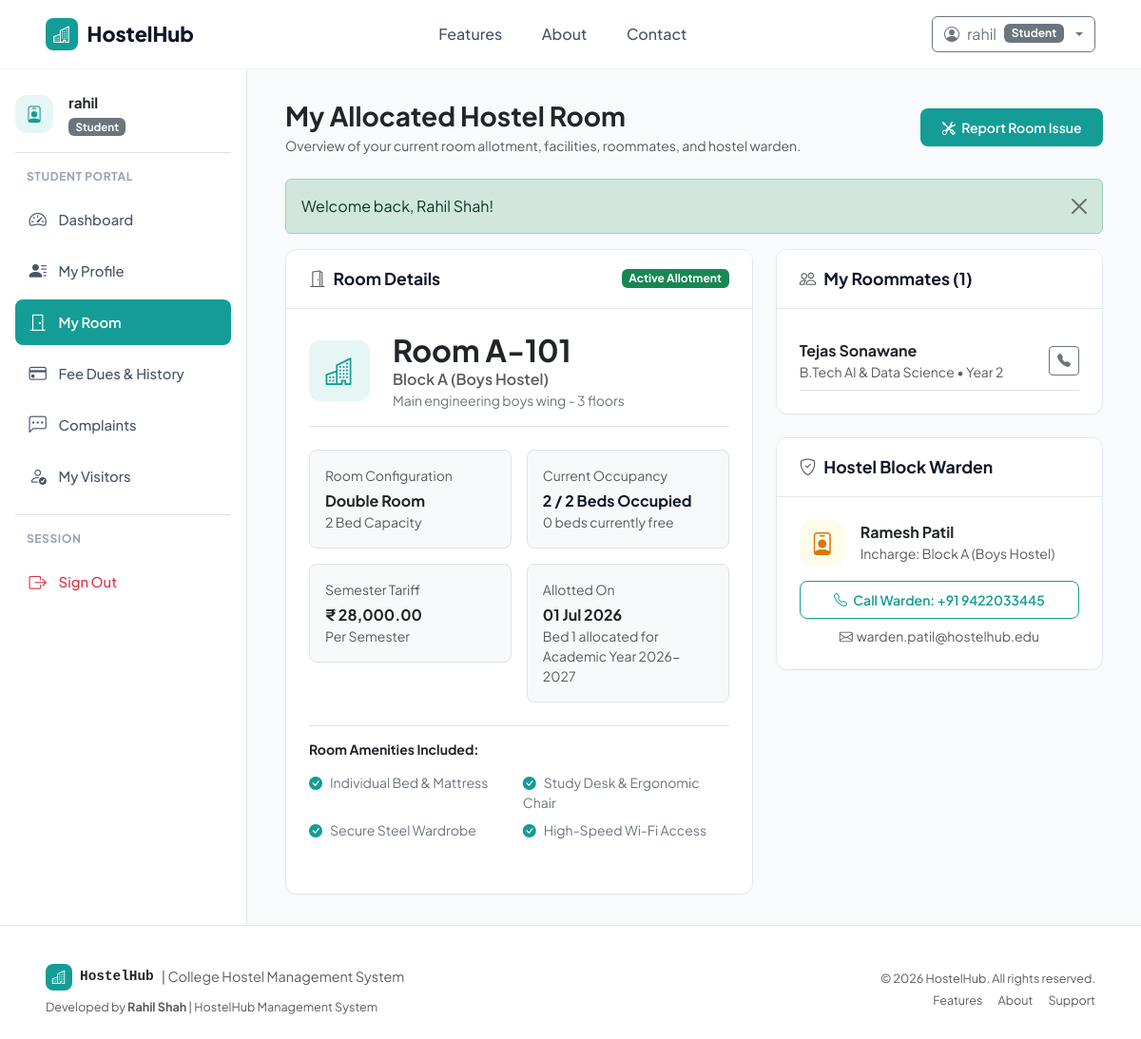
Page /student/my_room.php (signed in) on the earlier database version.
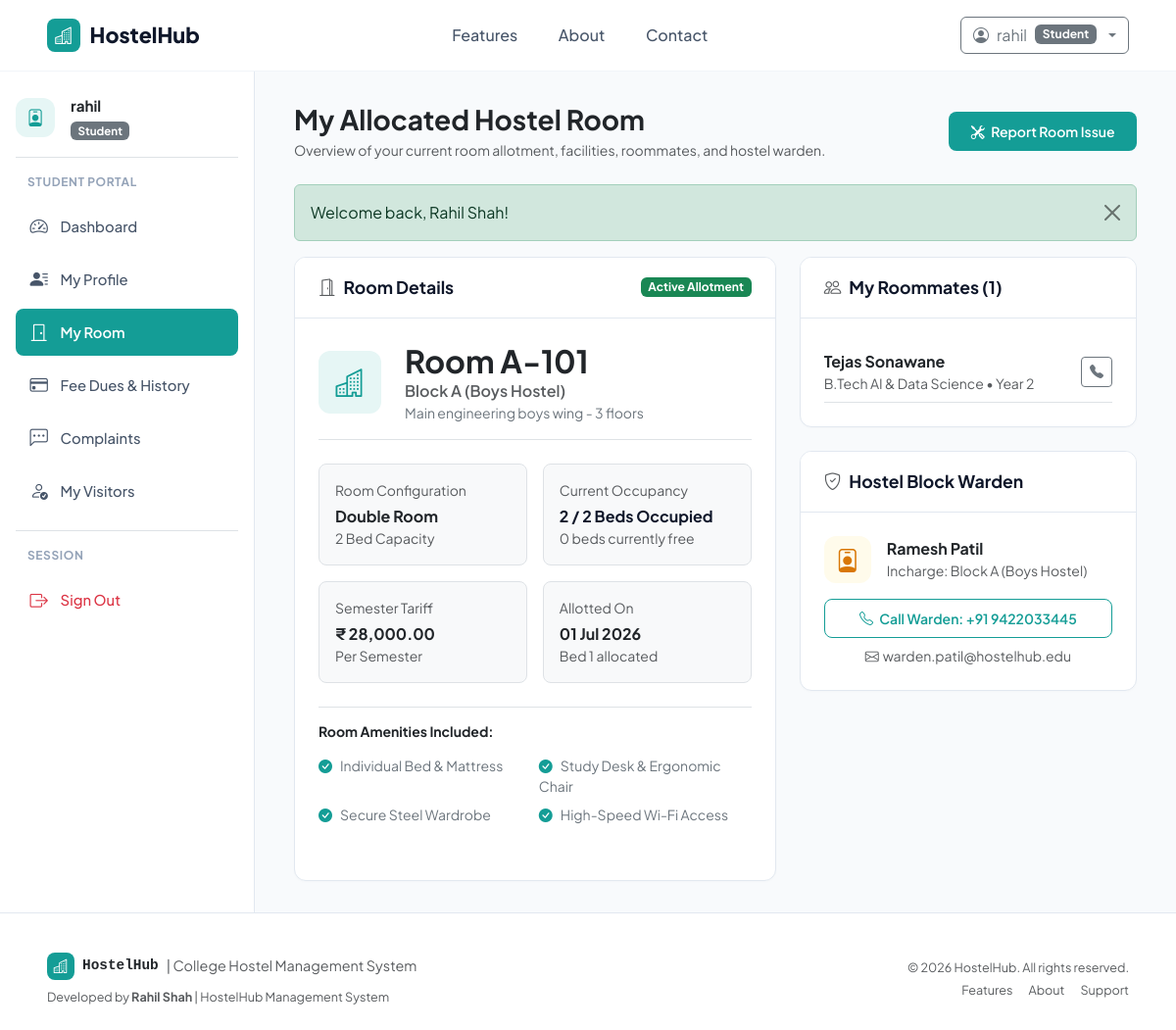
Same page on the later database version.
### tables this page shows
CREATE TABLE `students` (
    `StudentID` INT AUTO_INCREMENT PRIMARY KEY,
    `Name` VARCHAR(100) NOT NULL,
    `Email` VARCHAR(100) NOT NULL UNIQUE,
    `Phone` VARCHAR(20) NOT NULL,
    `Gender` ENUM('Male', 'Female', 'Other') NOT NULL,
    `Course` VARCHAR(100) NOT NULL,
    `Year` INT NOT NULL DEFAULT 1,
    `EmergencyContact` VARCHAR(100) NOT NULL,
    `EmergencyPhone` VARCHAR(20) NOT NULL,
    `Address` TEXT NULL,
    `RoomID` INT NULL,
    `CreatedAt` TIMESTAMP DEFAULT CURRENT_TIMESTAMP,
    FOREIGN KEY (`RoomID`) REFERENCES `rooms`(`RoomID`) ON DELETE SET NULL
);

CREATE TABLE `rooms` (
    `RoomID` INT AUTO_INCREMENT PRIMARY KEY,
    `RoomNumber` VARCHAR(20) NOT NULL,
    `Type` VARCHAR(50) NOT NULL DEFAULT 'Double',
    `Capacity` INT NOT NULL DEFAULT 2,
    `Occupied` INT NOT NULL DEFAULT 0,
    `FeePerSemester` DECIMAL(10,2) NOT NULL DEFAULT 25000.00,
    `Status` ENUM('Available', 'Full', 'Maintenance') NOT NULL DEFAULT 'Available',
    `BlockID` INT NOT NULL,
    `CreatedAt` TIMESTAMP DEFAULT CURRENT_TIMESTAMP,
    FOREIGN KEY (`BlockID`) REFERENCES `blocks`(`BlockID`) ON DELETE CASCADE,
    UNIQUE KEY `unique_block_room` (`BlockID`, `RoomNumber`)
);

CREATE TABLE `blocks` (
    `BlockID` INT AUTO_INCREMENT PRIMARY KEY,
    `BlockName` VARCHAR(50) NOT NULL UNIQUE,
    `Gender` ENUM('Boys', 'Girls', 'Coed') NOT NULL,
    `Description` VARCHAR(255) NULL,
    `CreatedAt` TIMESTAMP DEFAULT CURRENT_TIMESTAMP
);

CREATE TABLE `room_allocations` (
    `AllocationID` INT AUTO_INCREMENT PRIMARY KEY,
    `StudentID` INT NOT NULL,
    `RoomID` INT NOT NULL,
    `AllocationDate` DATE NOT NULL,
    `VacatedDate` DATE NULL,
    `Status` ENUM('Active', 'Transferred', 'Vacated') NOT NULL DEFAULT 'Active',
    `Notes` VARCHAR(255) NULL,
    `CreatedAt` TIMESTAMP DEFAULT CURRENT_TIMESTAMP,
    FOREIGN KEY (`StudentID`) REFERENCES `students`(`StudentID`) ON DELETE CASCADE,
    FOREIGN KEY (`RoomID`) REFERENCES `rooms`(`RoomID`) ON DELETE CASCADE
);

CREATE TABLE `wardens` (
    `WardenID` INT AUTO_INCREMENT PRIMARY KEY,
    `Name` VARCHAR(100) NOT NULL,
    `Email` VARCHAR(100) NOT NULL UNIQUE,
    `Phone` VARCHAR(20) NOT NULL,
    `BlockID` INT NULL,
    `CreatedAt` TIMESTAMP DEFAULT CURRENT_TIMESTAMP,
    FOREIGN KEY (`BlockID`) REFERENCES `blocks`(`BlockID`) ON DELETE SET NULL
);

### includes/helpers.php (called while the page is built, shortened)
<?php
function format_currency(float|int|string $amount): string {
    return '₹ ' . number_format((float)$amount, 2);
}
function format_date(?string $datetime, bool $includeTime = false): string {
    $ts = strtotime($datetime);
    return date($includeTime ? 'd M Y, h:i A' : 'd M Y', $ts);
}

### student/my_room.php (the view, shortened to what the rows shown need)
<?php
require_once __DIR__ . '/../config/database.php';
require_once __DIR__ . '/../includes/helpers.php';
$studentId = (int)($_SESSION['user']['StudentID'] ?? 0);
$sStmt = $pdo->prepare("
    SELECT s.*, r.RoomNumber, r.Type as RoomType, r.Capacity, r.Occupied, r.FeePerSemester, r.Status as RoomStatus,
           b.BlockName, b.Gender as BlockGender, b.Description as BlockDesc,
           w.Name as WardenName, w.Phone as WardenPhone, w.Email as WardenEmail,
           ra.AllocationDate, ra.Notes as AllocationNotes
    FROM students s
    LEFT JOIN rooms r ON s.RoomID = r.RoomID
    LEFT JOIN blocks b ON r.BlockID = b.BlockID
    LEFT JOIN wardens w ON b.BlockID = w.BlockID
    LEFT JOIN room_allocations ra ON ra.StudentID = s.StudentID AND ra.Status = 'Active'
    WHERE s.StudentID = :sid
");
$sStmt->execute([':sid' => $studentId]);
$student = $sStmt->fetch();
$roomId = $student['RoomID'] ?? null;
$roommates = [];
if ($roomId) {
    $rmStmt = $pdo->prepare("
        SELECT Name, Email, Phone, Course, Year
        FROM students
        WHERE RoomID = :rid AND StudentID != :sid
    ");
    $rmStmt->execute([':rid' => $roomId, ':sid' => $studentId]);
    $roommates = $rmStmt->fetchAll();
}
require_once __DIR__ . '/../includes/header.php';
?>
<div class="dashboard-container">
    <main class="main-content">
        <?php if (empty($roomId)): ?>
            <div class="content-card text-center py-5">
                <i class="bi bi-door-closed fs-1 text-muted mb-3"></i>
                <h4 class="fw-bold text-dark">No Room Allocated Yet</h4>
                <p class="text-muted max-w-500 mx-auto mb-4" style="max-width: 500px;">
                    Your accommodation application is currently in queue. Once the hostel administrator processes and approves your bed allocation, details will be accessible here.
                </p>
                <div class="d-flex justify-content-center gap-2">
                    <a href="<?= BASE_URL ?>/student/dashboard.php" class="btn btn-teal">Back to Dashboard</a>
                </div>
            </div>
        <?php else: ?>
            <div class="row g-4">
                <div class="col-lg-7">
                    <div class="content-card h-100">
                        <div class="content-card-header">
                            <h6 class="content-card-title"><i class="bi bi-door-open me-2 text-muted"></i>Room Details</h6>
                            <span class="badge bg-success">Active Allotment</span>
                        </div>
                        <div class="content-card-body">
                            <div class="d-flex align-items-center gap-4 mb-4 pb-3 border-bottom">
                                <div class="stat-icon stat-icon-teal" style="width: 64px; height: 64px; font-size: 1.8rem;">
                                    <i class="bi bi-buildings"></i>
                                </div>
                                <div>
                                    <h2 class="fw-bold text-dark mb-0">Room <?= htmlspecialchars($student['RoomNumber']) ?></h2>
                                    <div class="text-muted fw-semibold"><?= htmlspecialchars($student['BlockName']) ?></div>
                                    <div class="small text-secondary"><?= htmlspecialchars($student['BlockDesc'] ?? '') ?></div>
                                </div>
                            </div>
                            <div class="row g-3">
                                <div class="col-sm-6">
                                    <div class="p-3 bg-light rounded-3 border">
                                        <div class="small text-muted mb-1">Room Configuration</div>
                                        <div class="fw-bold text-dark fs-6"><?= htmlspecialchars($student['RoomType']) ?> Room</div>
                                        <div class="small text-muted"><?= (int)$student['Capacity'] ?> Bed Capacity</div>
                                    </div>
                                </div>
                                <div class="col-sm-6">
                                    <div class="p-3 bg-light rounded-3 border">
                                        <div class="small text-muted mb-1">Current Occupancy</div>
                                        <div class="fw-bold text-teal fs-6"><?= (int)$student['Occupied'] ?> / <?= (int)$student['Capacity'] ?> Beds Occupied</div>
                                        <div class="small text-muted"><?= ((int)$student['Capacity'] - (int)$student['Occupied']) ?> beds currently free</div>
                                    </div>
                                </div>
                                <div class="col-sm-6">
                                    <div class="p-3 bg-light rounded-3 border">
                                        <div class="small text-muted mb-1">Semester Tariff</div>
                                        <div class="fw-bold text-dark fs-6"><?= format_currency($student['FeePerSemester']) ?></div>
                                        <div class="small text-muted">Per Semester</div>
                                    </div>
                                </div>
                                <div class="col-sm-6">
                                    <div class="p-3 bg-light rounded-3 border">
                                        <div class="small text-muted mb-1">Allotted On</div>
                                        <div class="fw-bold text-dark fs-6"><?= format_date($student['AllocationDate']) ?></div>
                                        <div class="small text-muted"><?= htmlspecialchars($student['AllocationNotes'] ?? 'Standard allocation') ?></div>
                                    </div>
                                </div>
                            </div>
                            <div class="mt-4 pt-3 border-top">
                                <h6 class="fw-bold text-dark small mb-3">Room Amenities Included:</h6>
                                <div class="row g-2 small text-secondary">
                                    <div class="col-6"><i class="bi bi-check-circle-fill text-teal me-2" style="color:var(--primary-teal);"></i>Individual Bed & Mattress</div>
                                    <div class="col-6"><i class="bi bi-check-circle-fill text-teal me-2" style="color:var(--primary-teal);"></i>Study Desk & Ergonomic Chair</div>
                                    <div class="col-6"><i class="bi bi-check-circle-fill text-teal me-2" style="color:var(--primary-teal);"></i>Secure Steel Wardrobe</div>
                                    <div class="col-6"><i class="bi bi-check-circle-fill text-teal me-2" style="color:var(--primary-teal);"></i>High-Speed Wi-Fi Access</div>
                                </div>
                            </div>
                        </div>
                    </div>
                </div>
                <div class="col-lg-5">
                    <div class="content-card mb-4">
                        <div class="content-card-header">
                            <h6 class="content-card-title"><i class="bi bi-people me-2 text-muted"></i>My Roommates (<?= count($roommates) ?>)</h6>
                        </div>
                        <div class="content-card-body">
                            <?php if (empty($roommates)): ?>
                                <p class="text-muted small mb-0">No other roommates are currently assigned to this room (single occupancy or vacancy).</p>
                            <?php else: ?>
                                <div class="list-group list-group-flush">
                                    <?php foreach ($roommates as $rm): ?>
                                        <div class="list-group-item px-0 py-2 border-bottom">
                                            <div class="d-flex align-items-center justify-content-between">
                                                <div>
                                                    <div class="fw-bold text-dark"><?= htmlspecialchars($rm['Name']) ?></div>
                                                    <div class="small text-muted"><?= htmlspecialchars($rm['Course']) ?> &bull; Year <?= $rm['Year'] ?></div>
                                                </div>
                                                <a href="tel:<?= htmlspecialchars($rm['Phone']) ?>" class="btn btn-sm btn-outline-secondary py-1 px-2">
                                                    <i class="bi bi-telephone-fill"></i>
                                                </a>
                                            </div>
                                        </div>
                                    <?php endforeach; ?>
                                </div>
                            <?php endif; ?>
                        </div>
                    </div>
                    <div class="content-card">
                        <div class="content-card-header">
                            <h6 class="content-card-title"><i class="bi bi-shield-check me-2 text-muted"></i>Hostel Block Warden</h6>
                        </div>
                        <div class="content-card-body">
                            <div class="d-flex align-items-center gap-3 mb-3">
                                <div class="stat-icon stat-icon-amber" style="width: 48px; height: 48px;">
                                    <i class="bi bi-person-badge"></i>
                                </div>
                                <div>
                                    <div class="fw-bold text-dark"><?= htmlspecialchars($student['WardenName'] ?? 'Warden Office') ?></div>
                                    <div class="small text-muted">Incharge: <?= htmlspecialchars($student['BlockName']) ?></div>
                                </div>
                            </div>
                            <?php if (!empty($student['WardenPhone'])): ?>
                                <div class="d-grid mb-2">
                                    <a href="tel:<?= htmlspecialchars($student['WardenPhone']) ?>" class="btn btn-teal-outline btn-sm">
                                        <i class="bi bi-telephone me-1"></i> Call Warden: <?= htmlspecialchars($student['WardenPhone']) ?>
                                    </a>
                                </div>
                            <?php endif; ?>
                            <?php if (!empty($student['WardenEmail'])): ?>
                                <div class="small text-muted text-center">
                                    <i class="bi bi-envelope me-1"></i><?= htmlspecialchars($student['WardenEmail']) ?>
                                </div>
                            <?php endif; ?>
                        </div>
                    </div>
                </div>
            </div>
        <?php endif; ?>
    </main>
</div>
<?php require_once __DIR__ . '/../includes/footer.php'; ?>

Differences in the rows shown:
changed through a linked row, students "Block A (Boys Hostel)": room_allocations.Notes "Bed 1 allocated for Academic Year 2026-2027" → "Bed 1 allocated"
